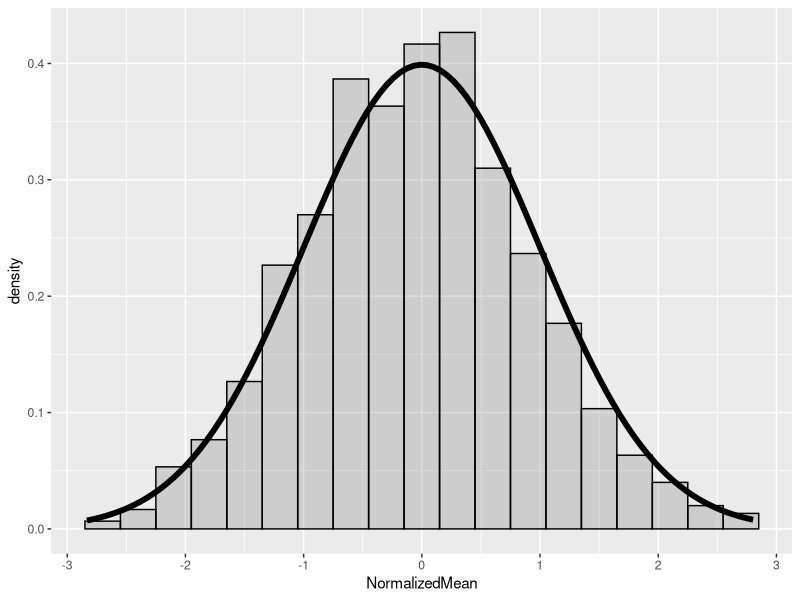

Reproduce this figure in R.
## ---- chunk 1

nosim <- 1000

lambda <- .2
n <- 40
cfunc <- function(x, n) sqrt(n) * (x - (1/lambda)) / (1/lambda)
AllMeans= NULL
NormalizedMean= NULL
AllSD = NULL
for (i in seq(1,nosim,1)) {
    x <- rexp(n, lambda)
    sample_mean <- mean(x)
    normalized_mean <- cfunc(sample_mean,n)
    standard_deviation <- sd(x)
    AllMeans=rbind(AllMeans,sample_mean)
    NormalizedMean=rbind(NormalizedMean, normalized_mean)
    
}
rownames(NormalizedMean) <- NULL
data = data.frame(NormalizedMean)

## ---- chunk 2
theory_sample_mean_sd <- 1/sqrt(n) * (1/lambda)
real_sample_mean_sd <- sd(AllMeans)
sample_mean_mean <- mean(AllMeans)
## ---- chunk 3
1/lambda
## ---- chunk 4
sample_mean_mean
## ---- chunk 5
theory_sample_mean_sd
## ---- chunk 6
library(ggplot2)
real_sample_mean_sd
## ---- chunk 7
g <- ggplot(data, aes(x = NormalizedMean)) + geom_histogram(alpha = .20, binwidth=.3, colour = "black", aes(y = ..density..)) 
g <- g + stat_function(fun = dnorm, size = 2)
print(g)
## ---- chunk 8
ul <- mean(AllMeans) +  1.96 * real_sample_mean_sd
ll <- mean(AllMeans) -  1.96 * real_sample_mean_sd
inside <- 0
for (i in AllMeans) {
    if (i > ll & i < ul){
        inside <- inside + 1
    }
}
coverage <- inside/length(AllMeans)
coverage
